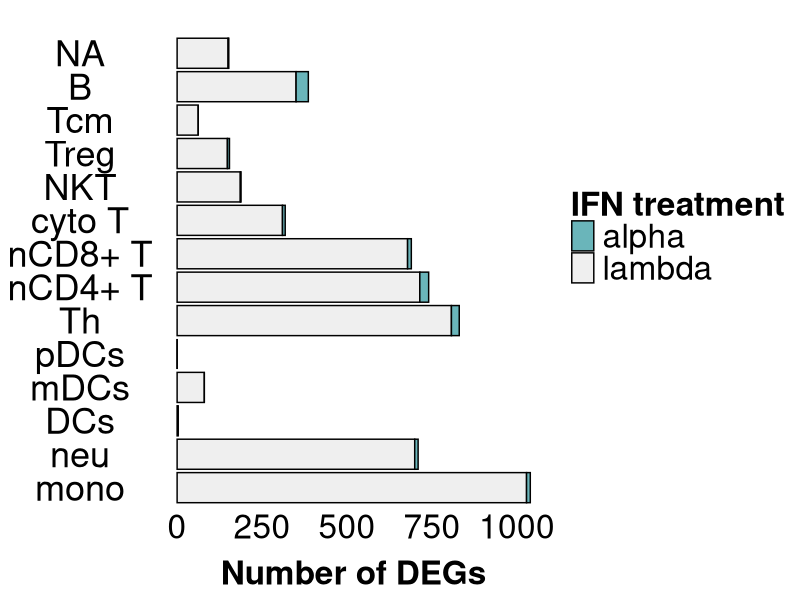

R code for this plot:
library(ggplot2)

# Y values : 
DEGs <- c(1028, 11, # monocytes
          699, 10, # neutrophils
          # 1209, 13, # myeloid 
          3, 0,   # DCs
          80, 0, # myeloid dericed dendritic cells
          0, 0, # pDCs
          
          # 297, 51, # dendritic cells 
          
          # 12, 0, 0, # platelets 
          
          807, 23, # T helper
          714, 26, # naive CD4
          678, 11, # naive cd8
          310, 8, # NKT
          186, 2, # cyto CD8
          148, 6, # T regs 
          62, 0, # CD4
          150, 2, # NK
          # 935, 33, # overall T 
          
          350, 36 # B
)

# x groups : 
CellTypes <- c(rep("mono", 2), 
               rep("neu", 2),
               # rep("myeloid", 2),
               rep("DCs", 2),
               rep("mDCs", 2),
               rep("pDCs", 2),
               
               # rep("platelets", 3),
               
               rep("Th", 2),
               rep("nCD4+ T", 2),
               rep("nCD8+ T", 2),
               rep("cyto T", 2),
               rep("NKT", 2),
               rep("Treg", 2),
               rep("Tcm", 2),
               rep("NK", 2),
               # rep("all_T", 2),
               
               rep("B", 2))
# stacks : 
Treatment <- rep(c("alpha","lambda"), 14)

# create data frame :  
grouped <- data.frame(Treatment, CellTypes, DEGs)

# Modify the order of CellTypes as a factor: (prevents alphabetically losing NB information)
grouped$CellTypes <- factor(grouped$CellTypes, levels = c(
  "mono", "neu", "DCs","mDCs","pDCs",
  "Th","nCD4+ T","nCD8+ T","cyto T","NKT","Treg","Tcm","",
  "B"))
grouped$Treatment <- factor(grouped$Treatment, levels = c("alpha", "common", "lambda"))

colours <- c("#6ab5ba","#efefef")


verticalDEGs <- ggplot(
  grouped,
  aes(fill = rev(Treatment), y = CellTypes, x = DEGs)) +
  geom_bar(color = "black", position = "stack", stat = "identity", size = 0.5) +  # Set size for the outline
  theme_minimal() +
  scale_fill_manual(values = colours) +
  # number of enriched GO terms 
  labs(title = "", x = "Number of DEGs", y = "", fill = "IFN treatment") +
  theme(
    axis.text.x = element_text(size = 24, colour = "black"),
    axis.text.y = element_text(size = 26, colour = "black", hjust = 0.5),  # Center-align y-axis text
    axis.title.x =  element_text(size = 24, face = "bold", colour = "black", margin = margin(t = 10)),
    axis.title.y =  element_blank(),
    legend.title = element_text(size = 24, face = "bold", colour= "black", margin = margin(t = -50)),
    legend.text = element_text(size = 24, colour= "black"),
    panel.grid.major = element_blank(), # Remove major grid lines
    panel.grid.minor = element_blank()  # Remove minor grid lines
  )
